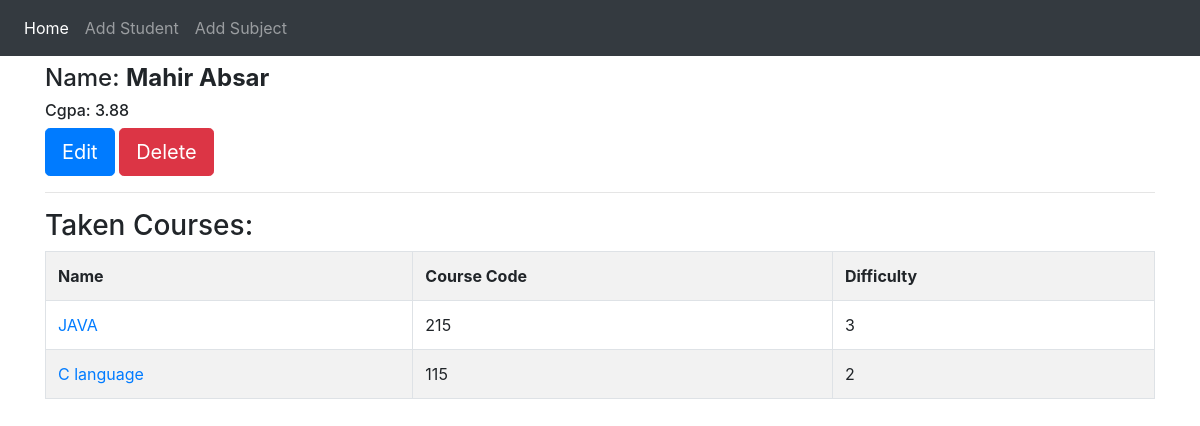
The page /student_detail/1 on the database its author committed.
### first_app/models.py (models this page shows, shortened)
class Student(models.Model):
    first_name = models.CharField(max_length=100)
    last_name = models.CharField(max_length=100)
    cgpa = models.DecimalField(max_digits=4,decimal_places=2)

class Subject(models.Model):
    student = models.ForeignKey(Student,on_delete=models.CASCADE)
    name = models.CharField(max_length=100)
    code = models.IntegerField()
    difficulty = (
    (1,"Very Easy"),
    (2,"Easy"),
    (3,"Medium"),
    (4,"Hard"),
    (4,"DROPPP!!!!!"),
    )
    difficulty_level = models.IntegerField(choices=difficulty)

### first_app/views.py (the view)
# urls.py: path("student_detail/<int:id>",views.student_detail,name="student_detail"),
def student_detail(request,id):
    get_student = Student.objects.get(pk=id)
    get_subject = Subject.objects.filter(student=id).order_by('-difficulty_level')
    diction = {"title":"Student Info","student_info":get_student,"subjects":get_subject}
    return render(request,"first_app/student_info.html",context=diction)

### templates/first_app/student_info.html (shortened to what this page needs)
{% extends 'base.html' %}
{% block content %}
<h4>Name: <b>{{ student_info.first_name }} {{ student_info.last_name }} </b></h4>
<h6>Cgpa: {{ student_info.cgpa }}</h6>
<a href="{% url 'first_app:edit' id=student_info.pk %}" class="btn btn-primary btn-lg">Edit</a>
<a href="{% url 'first_app:delete' id=student_info.id %}" class="btn btn-danger btn-lg" onclick="return confirm('Do you really want to delete that?')">Delete</a>
<br>
<hr>
<h3>Taken Courses:</h3>
{% if subjects %}
<table class="table table-striped table-bordered">
  <tr>
    <th>Name</th>
    <th>Course Code</th>
    <th>Difficulty</th>
  </tr>
  <tr>
    {% for subjects in subjects %}
    <td> <a href="{% url 'first_app:edit' id=subjects.pk %}">{{ subjects.name }} </a> </td>
    <td>{{ subjects.code }}</td>
    <td>{{ subjects.difficulty_level }}</td>
  </tr>
  {% endfor %}
</table>
{% else %}
<h3>No Courses Taken</h3>
{% endif %}
{% endblock %}

### rows shown on the page
Student: first_name "Mahir", last_name "Absar", cgpa "3.88"
Subject: name "JAVA", code "215", difficulty_level "3"
Subject: name "C language", code "115", difficulty_level "2"
